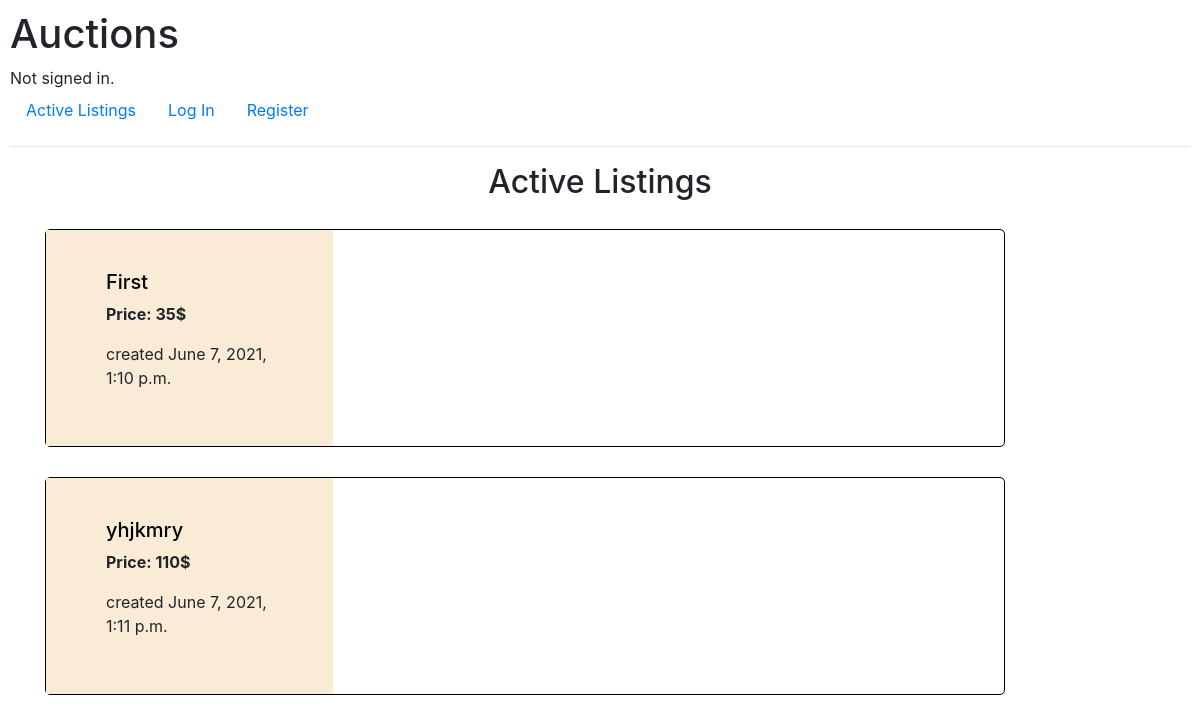
/, run on an earlier commit of the app's database.
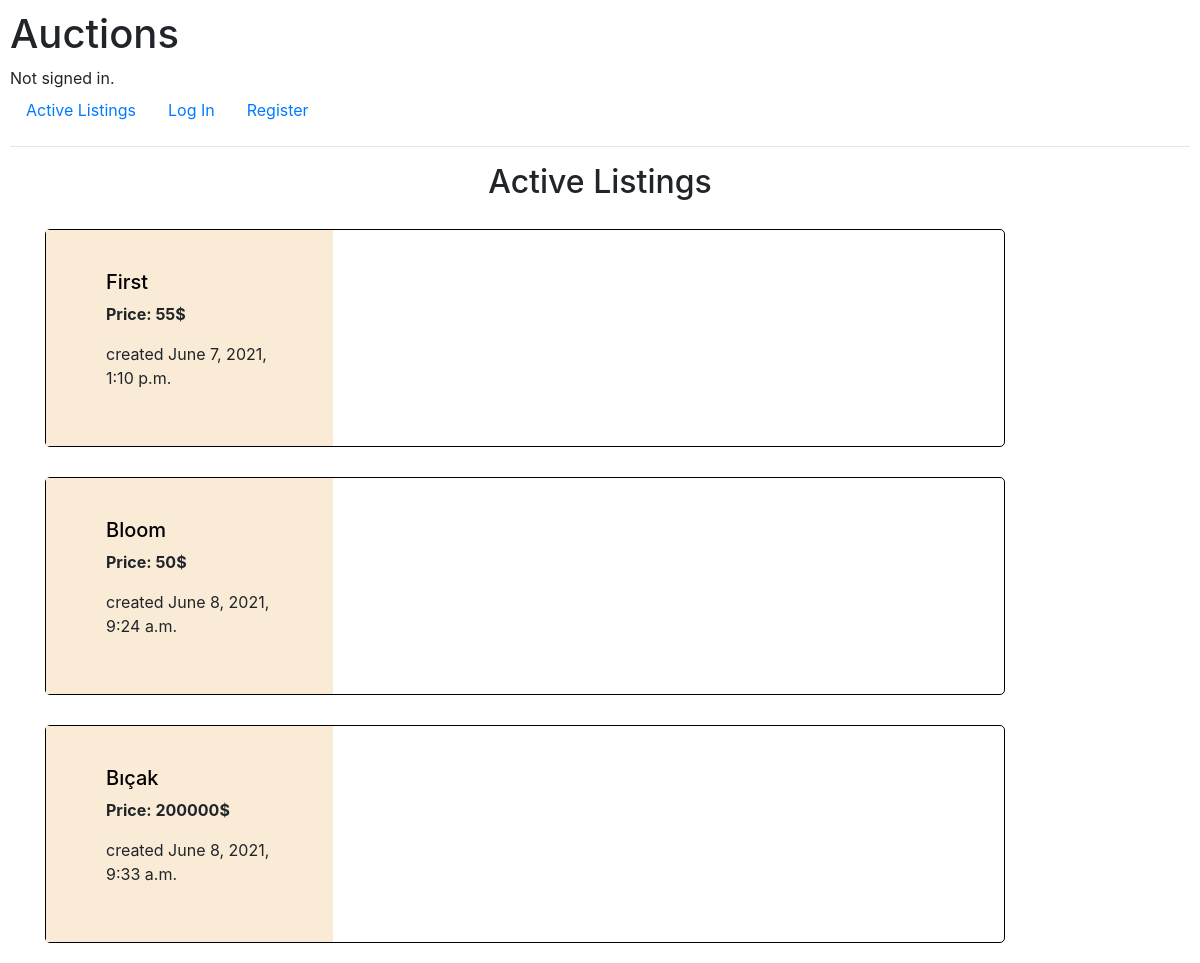
And on a later commit of the database.
### auctions/models.py (models this page shows, shortened)
class Listing(models.Model):
    createdby = models.ForeignKey(get_user_model(),on_delete=models.CASCADE)
    title = models.CharField(max_length=50)
    image = models.ImageField(null=True, blank=True, upload_to="images/")
    description = models.CharField(max_length=255,default="description")
    price = models.CharField(max_length=100)
    link = models.CharField(max_length=100,blank=True)
    category = models.CharField(max_length=50,default="Home")
    date = models.DateTimeField(auto_now_add=True)
    isopen = models.BooleanField(default=True)

### auctions/views.py (the view)
# urls.py: path("", views.index, name="index"),
def index(request):
    user = get_user(request)
    products = Listing.objects.all()
    return render(request, "auctions/index.html",{
        'products':products,
        'user':user,
    })

### auctions/templates/auctions/index.html (shortened to what this page needs)
{% extends "auctions/layout.html" %}
{% block body %}
    <div class="actives">
        <h2>Active Listings</h2>
    </div>
    {% for product in products %}
    <div class="container">
        <div class="product">
            <div class="info">
                    <a href="{% url 'detail' product.id %}" style="color: black;"> <h5> {{ product.title }} </h5></a>
                <p> <strong>Price: {{ product.price }}$</strong></p>
                <p> created  {{product.date}} </p>
            </div>
        </div>
    </div>
    {% endfor %}
{% endblock %}

What changed in the data, as far as the page shows it:
removed Listing: title "yhjkmry", price "110", date "June 7, 2021, 1:11 p.m."
changed Listing "First": price "35" → "55"
added Listing: title "Bloom", price "50", date "June 8, 2021, 9:24 a.m."
added Listing: title "Bıçak", price "200000", date "June 8, 2021, 9:33 a.m."
